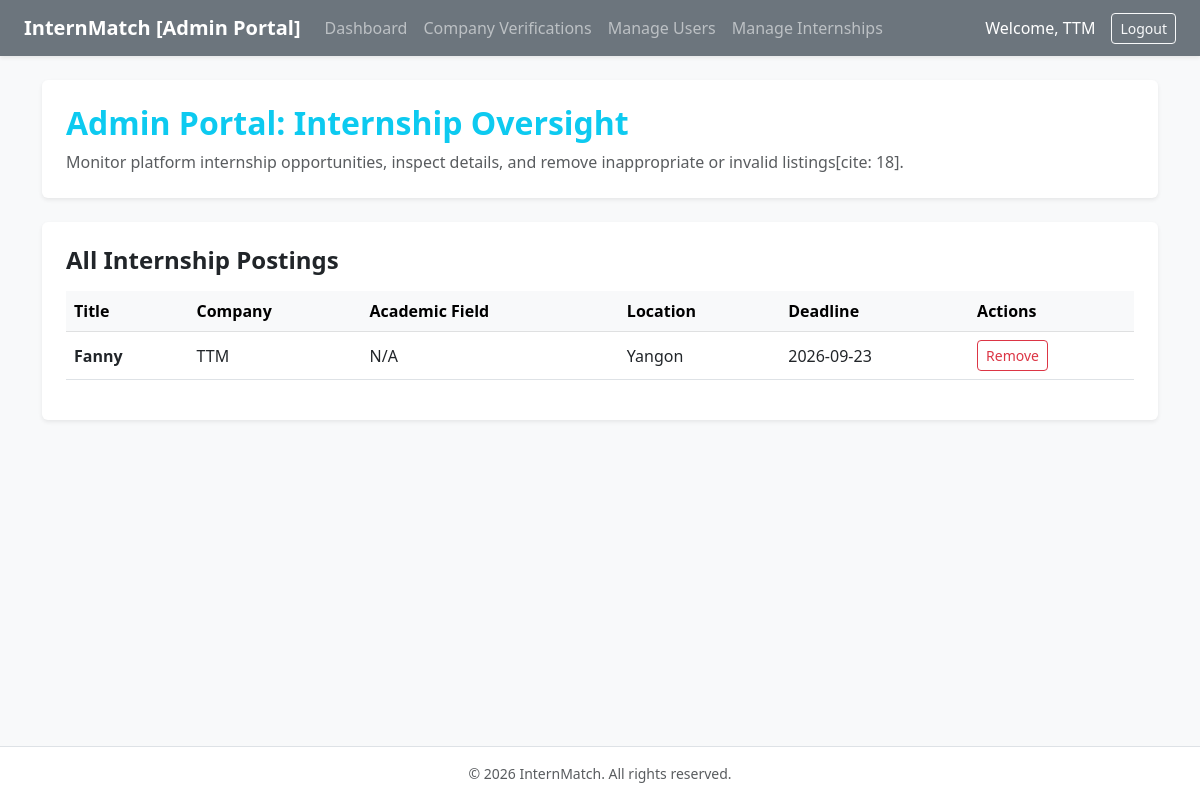
/views/admin/ad_internships.php (signed in), run on the app's committed database.
### tables this page shows
CREATE TABLE `internships` (
  `internship_id` int(11) NOT NULL,
  `company_id` int(11) NOT NULL,
  `title` varchar(150) NOT NULL,
  `description` text NOT NULL,
  `field_id` int(11) DEFAULT NULL,
  `location` varchar(100) DEFAULT NULL,
  `duration` varchar(50) DEFAULT NULL,
  `start_date` date DEFAULT NULL,
  `end_date` date DEFAULT NULL,
  `deadline` date DEFAULT NULL,
  `slots_available` int(11) DEFAULT 1
);

CREATE TABLE `companies` (
  `company_id` int(11) NOT NULL,
  `user_id` int(11) NOT NULL,
  `company_name` varchar(150) NOT NULL,
  `description` text DEFAULT NULL,
  `industry` varchar(100) DEFAULT NULL,
  `location` varchar(100) DEFAULT NULL,
  `website` varchar(255) DEFAULT NULL,
  `verification_status` enum('pending','verified','rejected') DEFAULT 'pending'
);

### views/admin/ad_internships.php (the view, shortened to what this page needs)
<?php
$database = new Database();
$db = $database->getConnection();
$stmt = $db->query("
    SELECT i.*, c.company_name, af.field_name
    FROM internships i
    JOIN companies c ON i.company_id = c.company_id
    LEFT JOIN academic_fields af ON i.field_id = af.field_id
    ORDER BY i.internship_id DESC
");
$internships = $stmt->fetchAll();
include '../../includes/header.php';
?>
<div class="row mb-4">
    <div class="col-md-12">
        <div class="p-4 bg-white rounded shadow-sm border-0">
            <h2 class="fw-bold text-info">Admin Portal: Internship Oversight</h2>
            <p class="text-muted mb-0">Monitor platform internship opportunities, inspect details, and remove inappropriate or invalid listings[cite: 18].</p>
        </div>
    </div>
</div>
<div class="card shadow-sm border-0 bg-white">
    <div class="card-body p-4">
        <h4 class="fw-bold mb-3">All Internship Postings</h4>
        <div class="table-responsive">
            <table class="table table-hover align-middle">
                <thead class="table-light">
                    <tr>
                        <th>Title</th>
                        <th>Company</th>
                        <th>Academic Field</th>
                        <th>Location</th>
                        <th>Deadline</th>
                        <th>Actions</th>
                    </tr>
                </thead>
                <tbody>
                    <?php if(empty($internships)): ?>
                        <tr>
                            <td colspan="6" class="text-center text-muted py-4">No internship listings found.</td>
                        </tr>
                    <?php else: ?>
                        <?php foreach($internships as $post): ?>
                            <tr>
                                <td class="fw-bold"><?php echo htmlspecialchars($post['title']); ?></td>
                                <td><?php echo htmlspecialchars($post['company_name']); ?></td>
                                <td><?php echo htmlspecialchars($post['field_name'] ?? 'N/A'); ?></td>
                                <td><?php echo htmlspecialchars($post['location'] ?? 'N/A'); ?></td>
                                <td><?php echo htmlspecialchars($post['deadline'] ?? 'N/A'); ?></td>
                                <td>
                                    <form method="POST" onsubmit="return confirm('Are you sure you want to delete this listing?');" class="d-inline">
                                        <button type="submit" class="btn btn-sm btn-outline-danger">Remove</button>
                                    </form>
                                </td>
                            </tr>
                        <?php endforeach; ?>
                    <?php endif; ?>
                </tbody>
            </table>
        </div>
    </div>
</div>
<?php include '../../includes/footer.php'; ?>

### data on the page
internships: title "Fanny", company.company_name "TTM", field_name "N/A", location "Yangon", deadline "2026-09-23"

### other printed values
$_SESSION['name'] "TTM"
